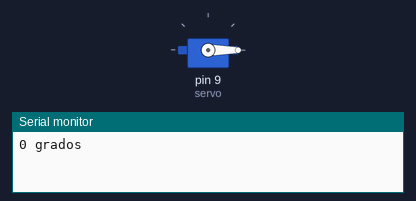
Recording of a sketch running on a simulated Arduino Uno, built with avr-gcc and run on an emulated ATmega328P. Shown: servo, the last lines printed to the serial monitor.

Above: at 0.05 s.
At 2.05 s:
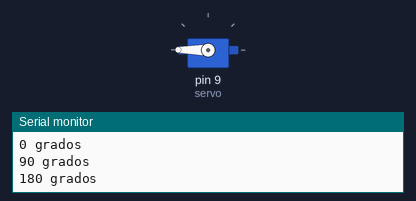
At 4.0 s:
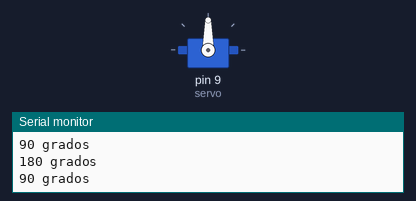
Timing chart, 0 to 5.2 s (numbered marks = the images above):
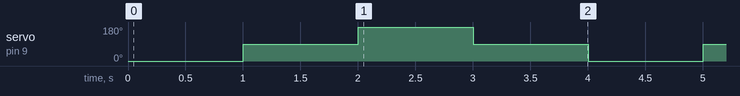

The sketch:

pos-solucion-micros.ino
```cpp
// Otra solución: anchos de pulso con writeMicroseconds (544 µs = 0°, 1472 µs = 90°, 2400 µs = 180°) y una tabla.
#include <Servo.h>

Servo servo;
const int ANGULOS[] = {0, 90, 180, 90};
const int PULSOS[] = {544, 1472, 2400, 1472};

void setup() {
  Serial.begin(9600);
  servo.attach(9, 544, 2400);
}

void loop() {
  for (int i = 0; i < 4; i++) {
    servo.writeMicroseconds(PULSOS[i]);
    Serial.print(ANGULOS[i]);
    Serial.println(" grados");
    delay(1000);
  }
}
```

Measured:
- by itself, servo on pin 9 (servo): repeats every 4.0 s: 180° 1.0 s, 90° 1.0 s, 0° 1.0 s, 90° 1.0 s
